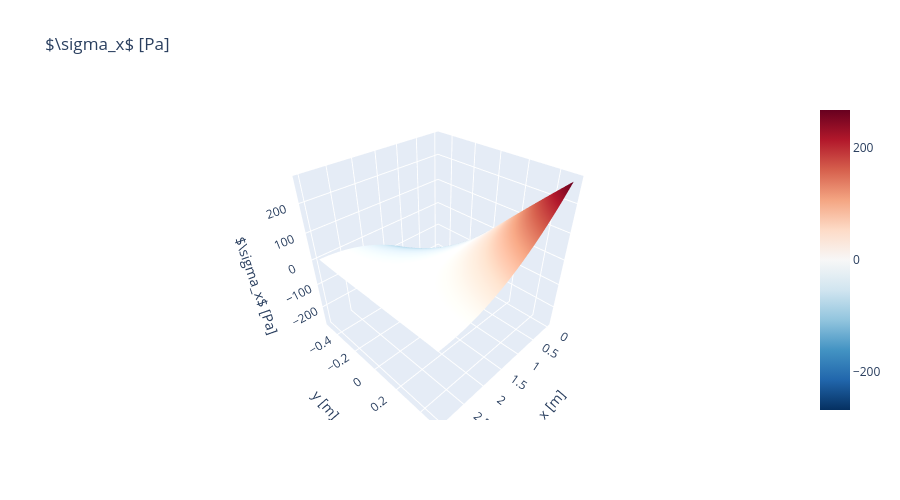
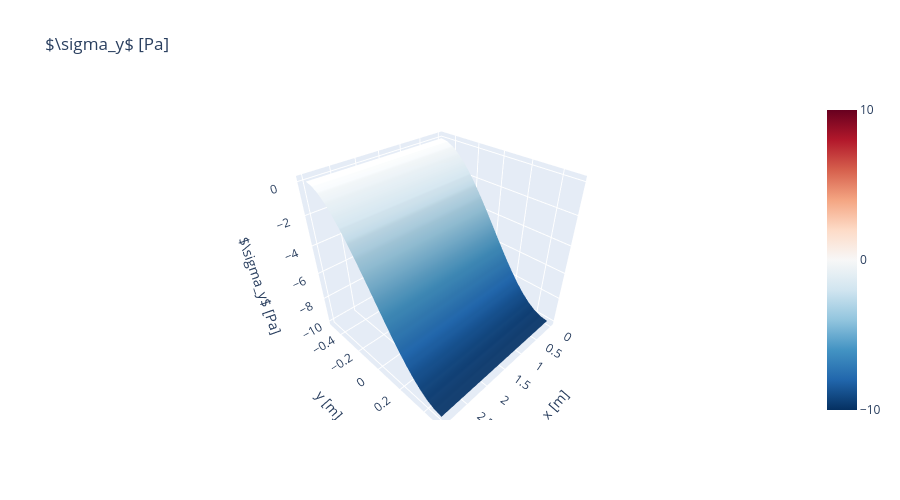
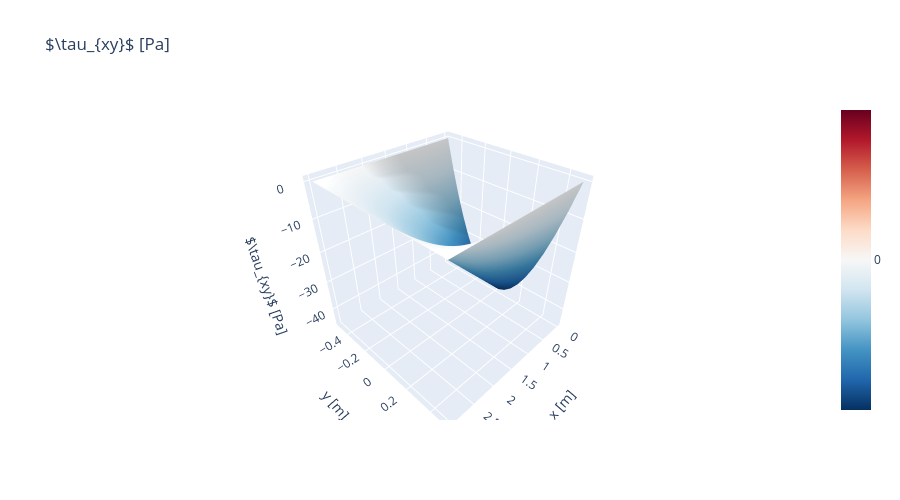

The code cell stored with these charts, in order, in its notebook:
### Code cell
plot_3d_esf_def_interactive(x, y, sx,  r"$\sigma_x$ [Pa]")
plot_3d_esf_def_interactive(x, y, sy,  r"$\sigma_y$ [Pa]")
plot_3d_esf_def_interactive(x, y, txy, r"$\tau_{xy}$ [Pa]")

### Figure 1 — Plotly figure (JSON) as saved in the notebook; plotly's stock layout.template omitted (floating-point values rounded to 4 significant figures; data arrays with more than 128 entries replaced by an {"elided": "..."} marker saying what was removed)
{"data": [{"cmid": 0, "colorbar": {"nticks": 4}, "colorscale": [[0, "rgb(5,48,97)"], [0.1, "rgb(33,102,172)"], [0.2, "rgb(67,147,195)"], [0.3, "rgb(146,197,222)"], [0.4, "rgb(209,229,240)"], [0.5, "rgb(247,247,247)"], [0.6, "rgb(253,219,199)"], [0.7, "rgb(244,165,130)"], [0.8, "rgb(214,96,77)"], [0.9, "rgb(178,24,43)"], [1, "rgb(103,0,31)"]], "type": "surface", "x": {"elided": "20x50 float values"}, "y": {"elided": "20x50 float values"}, "z": {"elided": "20x50 float values"}}], "layout": {"height": 500, "scene": {"xaxis": {"title": {"text": "x [m]"}}, "yaxis": {"title": {"text": "y [m]"}}, "zaxis": {"title": {"text": "$\\sigma_x$ [Pa]"}}}, "title": {"text": "$\\sigma_x$ [Pa]"}, "width": 900}}

### Figure 2 — Plotly figure (JSON) as saved in the notebook; plotly's stock layout.template omitted (floating-point values rounded to 4 significant figures; data arrays with more than 128 entries replaced by an {"elided": "..."} marker saying what was removed)
{"data": [{"cmid": 0, "colorbar": {"nticks": 4}, "colorscale": [[0, "rgb(5,48,97)"], [0.1, "rgb(33,102,172)"], [0.2, "rgb(67,147,195)"], [0.3, "rgb(146,197,222)"], [0.4, "rgb(209,229,240)"], [0.5, "rgb(247,247,247)"], [0.6, "rgb(253,219,199)"], [0.7, "rgb(244,165,130)"], [0.8, "rgb(214,96,77)"], [0.9, "rgb(178,24,43)"], [1, "rgb(103,0,31)"]], "type": "surface", "x": {"elided": "20x50 float values"}, "y": {"elided": "20x50 float values"}, "z": {"elided": "20x50 float values"}}], "layout": {"height": 500, "scene": {"xaxis": {"title": {"text": "x [m]"}}, "yaxis": {"title": {"text": "y [m]"}}, "zaxis": {"title": {"text": "$\\sigma_y$ [Pa]"}}}, "title": {"text": "$\\sigma_y$ [Pa]"}, "width": 900}}

### Figure 3 — Plotly figure (JSON) as saved in the notebook; plotly's stock layout.template omitted (floating-point values rounded to 4 significant figures; data arrays with more than 128 entries replaced by an {"elided": "..."} marker saying what was removed)
{"data": [{"cmid": 0, "colorbar": {"nticks": 4}, "colorscale": [[0, "rgb(5,48,97)"], [0.1, "rgb(33,102,172)"], [0.2, "rgb(67,147,195)"], [0.3, "rgb(146,197,222)"], [0.4, "rgb(209,229,240)"], [0.5, "rgb(247,247,247)"], [0.6, "rgb(253,219,199)"], [0.7, "rgb(244,165,130)"], [0.8, "rgb(214,96,77)"], [0.9, "rgb(178,24,43)"], [1, "rgb(103,0,31)"]], "type": "surface", "x": {"elided": "20x50 float values"}, "y": {"elided": "20x50 float values"}, "z": {"elided": "20x50 float values"}}], "layout": {"height": 500, "scene": {"xaxis": {"title": {"text": "x [m]"}}, "yaxis": {"title": {"text": "y [m]"}}, "zaxis": {"title": {"text": "$\\tau_{xy}$ [Pa]"}}}, "title": {"text": "$\\tau_{xy}$ [Pa]"}, "width": 900}}
